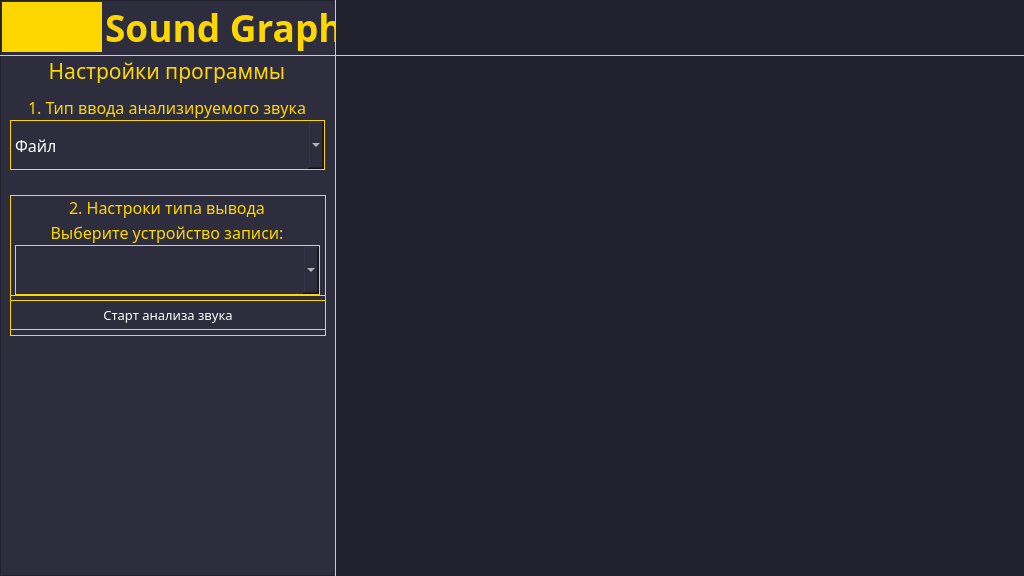
<?xml version="1.0" encoding="UTF-8"?>
<ui version="4.0">
 <class>SG</class>
 <widget class="QMainWindow" name="SG">
  <property name="enabled">
   <bool>true</bool>
  </property>
  <property name="geometry">
   <rect>
    <x>0</x>
    <y>0</y>
    <width>1024</width>
    <height>576</height>
   </rect>
  </property>
  <property name="windowTitle">
   <string>Sound Graph</string>
  </property>
  <property name="styleSheet">
   <string notr="true">background-color: #22222E</string>
  </property>
  <property name="tabShape">
   <enum>QTabWidget::Rounded</enum>
  </property>
  <widget class="QWidget" name="centralwidget">
   <widget class="Line" name="line">
    <property name="geometry">
     <rect>
      <x>0</x>
      <y>55</y>
      <width>1024</width>
      <height>1</height>
     </rect>
    </property>
    <property name="autoFillBackground">
     <bool>false</bool>
    </property>
    <property name="styleSheet">
     <string notr="true">border: 2px solid #FFD700;</string>
    </property>
    <property name="orientation">
     <enum>Qt::Horizontal</enum>
    </property>
   </widget>
   <widget class="QLabel" name="icon">
    <property name="geometry">
     <rect>
      <x>2</x>
      <y>2</y>
      <width>100</width>
      <height>50</height>
     </rect>
    </property>
    <property name="styleSheet">
     <string notr="true">background-color: #FFD700</string>
    </property>
    <property name="text">
     <string/>
    </property>
    <property name="pixmap">
     <pixmap>icon.png</pixmap>
    </property>
    <property name="scaledContents">
     <bool>true</bool>
    </property>
    <property name="alignment">
     <set>Qt::AlignCenter</set>
    </property>
   </widget>
   <widget class="QLabel" name="name">
    <property name="geometry">
     <rect>
      <x>105</x>
      <y>2</y>
      <width>230</width>
      <height>50</height>
     </rect>
    </property>
    <property name="font">
     <font>
      <family>Roboto Slab SemiBold</family>
      <pointsize>28</pointsize>
      <weight>75</weight>
      <bold>true</bold>
     </font>
    </property>
    <property name="styleSheet">
     <string notr="true">color: #FFD700; background-color: #2D2D3D</string>
    </property>
    <property name="text">
     <string>Sound Graph</string>
    </property>
    <property name="alignment">
     <set>Qt::AlignLeading|Qt::AlignLeft|Qt::AlignVCenter</set>
    </property>
   </widget>
   <widget class="QFrame" name="frame">
    <property name="geometry">
     <rect>
      <x>0</x>
      <y>0</y>
      <width>336</width>
      <height>576</height>
     </rect>
    </property>
    <property name="styleSheet">
     <string notr="true">background-color: #2D2D3D</string>
    </property>
    <property name="frameShape">
     <enum>QFrame::StyledPanel</enum>
    </property>
    <property name="frameShadow">
     <enum>QFrame::Raised</enum>
    </property>
    <widget class="QComboBox" name="input_type">
     <property name="geometry">
      <rect>
       <x>10</x>
       <y>120</y>
       <width>315</width>
       <height>50</height>
      </rect>
     </property>
     <property name="font">
      <font>
       <family>Roboto Slab</family>
       <pointsize>12</pointsize>
      </font>
     </property>
     <property name="toolTip">
      <string/>
     </property>
     <property name="layoutDirection">
      <enum>Qt::LeftToRight</enum>
     </property>
     <property name="autoFillBackground">
      <bool>false</bool>
     </property>
     <property name="styleSheet">
      <string notr="true">background-color: #2D2D3D;
border: 1px solid #FFD700;
color: white;
</string>
     </property>
     <property name="editable">
      <bool>false</bool>
     </property>
     <property name="currentText">
      <string>Файл</string>
     </property>
     <property name="currentIndex">
      <number>0</number>
     </property>
     <item>
      <property name="text">
       <string>Файл</string>
      </property>
     </item>
     <item>
      <property name="text">
       <string>Звуки устройства</string>
      </property>
     </item>
    </widget>
    <widget class="QLabel" name="settings_text">
     <property name="geometry">
      <rect>
       <x>2</x>
       <y>58</y>
       <width>330</width>
       <height>25</height>
      </rect>
     </property>
     <property name="font">
      <font>
       <family>Roboto Slab</family>
       <pointsize>16</pointsize>
      </font>
     </property>
     <property name="styleSheet">
      <string notr="true">color: #FFD700; background-color: #2D2D3D</string>
     </property>
     <property name="text">
      <string>Настройки программы</string>
     </property>
     <property name="alignment">
      <set>Qt::AlignCenter</set>
     </property>
    </widget>
    <widget class="QLabel" name="fopt_text">
     <property name="geometry">
      <rect>
       <x>2</x>
       <y>95</y>
       <width>330</width>
       <height>25</height>
      </rect>
     </property>
     <property name="font">
      <font>
       <family>Roboto Slab</family>
       <pointsize>12</pointsize>
      </font>
     </property>
     <property name="styleSheet">
      <string notr="true">color: #FFD700; background-color: #2D2D3D</string>
     </property>
     <property name="text">
      <string>1. Тип ввода анализируемого звука</string>
     </property>
     <property name="alignment">
      <set>Qt::AlignCenter</set>
     </property>
    </widget>
    <widget class="QLabel" name="sopt_text">
     <property name="geometry">
      <rect>
       <x>2</x>
       <y>195</y>
       <width>330</width>
       <height>25</height>
      </rect>
     </property>
     <property name="font">
      <font>
       <family>Roboto Slab</family>
       <pointsize>12</pointsize>
      </font>
     </property>
     <property name="styleSheet">
      <string notr="true">color: #FFD700; background-color: #2D2D3D</string>
     </property>
     <property name="text">
      <string>2. Настроки типа вывода</string>
     </property>
     <property name="alignment">
      <set>Qt::AlignCenter</set>
     </property>
    </widget>
    <widget class="QPushButton" name="path">
     <property name="enabled">
      <bool>true</bool>
     </property>
     <property name="geometry">
      <rect>
       <x>100</x>
       <y>230</y>
       <width>125</width>
       <height>30</height>
      </rect>
     </property>
     <property name="font">
      <font>
       <family>Roboto Slab</family>
       <pointsize>10</pointsize>
      </font>
     </property>
     <property name="styleSheet">
      <string notr="true">QPushButton {
	background-color: #2D2D3D;
	border: 1px solid #FFD700;
	color: white;
}

QPushButton:hover {
	background-color: #B59900;
}

 QPushButton:!hover {
	background-color: #2D2D3D;
}

QPushButton:pressed {
	background-color: #FFD700;
}
</string>
     </property>
     <property name="text">
      <string>Выбрать файл</string>
     </property>
    </widget>
    <widget class="QLabel" name="path_text">
     <property name="geometry">
      <rect>
       <x>15</x>
       <y>265</y>
       <width>45</width>
       <height>25</height>
      </rect>
     </property>
     <property name="font">
      <font>
       <family>Roboto Slab</family>
       <pointsize>12</pointsize>
      </font>
     </property>
     <property name="styleSheet">
      <string notr="true">color: #FFD700; background-color: #2D2D3D</string>
     </property>
     <property name="text">
      <string>Путь:</string>
     </property>
     <property name="alignment">
      <set>Qt::AlignLeading|Qt::AlignLeft|Qt::AlignVCenter</set>
     </property>
    </widget>
    <widget class="QLabel" name="path_ch_text">
     <property name="geometry">
      <rect>
       <x>62</x>
       <y>266</y>
       <width>261</width>
       <height>25</height>
      </rect>
     </property>
     <property name="font">
      <font>
       <underline>true</underline>
      </font>
     </property>
     <property name="styleSheet">
      <string notr="true">color: #FFD700; background-color: #2D2D3D;  text-decoration: underline;</string>
     </property>
     <property name="text">
      <string/>
     </property>
     <property name="alignment">
      <set>Qt::AlignLeading|Qt::AlignLeft|Qt::AlignVCenter</set>
     </property>
    </widget>
    <widget class="QLabel" name="mic_ins">
     <property name="geometry">
      <rect>
       <x>2</x>
       <y>220</y>
       <width>330</width>
       <height>25</height>
      </rect>
     </property>
     <property name="font">
      <font>
       <family>Roboto Slab</family>
       <pointsize>12</pointsize>
      </font>
     </property>
     <property name="styleSheet">
      <string notr="true">color: #FFD700; background-color: #2D2D3D</string>
     </property>
     <property name="text">
      <string>Выберите устройство записи:</string>
     </property>
     <property name="alignment">
      <set>Qt::AlignCenter</set>
     </property>
    </widget>
    <widget class="QComboBox" name="mic_type">
     <property name="geometry">
      <rect>
       <x>15</x>
       <y>245</y>
       <width>305</width>
       <height>50</height>
      </rect>
     </property>
     <property name="font">
      <font>
       <family>Roboto Slab</family>
       <pointsize>12</pointsize>
      </font>
     </property>
     <property name="toolTip">
      <string/>
     </property>
     <property name="layoutDirection">
      <enum>Qt::LeftToRight</enum>
     </property>
     <property name="autoFillBackground">
      <bool>false</bool>
     </property>
     <property name="styleSheet">
      <string notr="true">background-color: #2D2D3D;
border: 1px solid #FFD700;
color: white;
</string>
     </property>
     <property name="editable">
      <bool>false</bool>
     </property>
     <property name="currentText">
      <string/>
     </property>
     <property name="currentIndex">
      <number>-1</number>
     </property>
    </widget>
    <widget class="QPushButton" name="start_sound">
     <property name="enabled">
      <bool>true</bool>
     </property>
     <property name="geometry">
      <rect>
       <x>15</x>
       <y>300</y>
       <width>150</width>
       <height>30</height>
      </rect>
     </property>
     <property name="font">
      <font>
       <family>Roboto Slab</family>
       <pointsize>10</pointsize>
      </font>
     </property>
     <property name="styleSheet">
      <string notr="true">QPushButton {
	background-color: #2D2D3D;
	border: 1px solid #FFD700;
	color: white;
}

QPushButton:hover {
	background-color: #B59900;
}

 QPushButton:!hover {
	background-color: #2D2D3D;
}

QPushButton:pressed {
	background-color: #FFD700;
}
</string>
     </property>
     <property name="text">
      <string>Старт</string>
     </property>
    </widget>
    <widget class="QPushButton" name="stop_sound">
     <property name="enabled">
      <bool>true</bool>
     </property>
     <property name="geometry">
      <rect>
       <x>170</x>
       <y>300</y>
       <width>150</width>
       <height>30</height>
      </rect>
     </property>
     <property name="font">
      <font>
       <family>Roboto Slab</family>
       <pointsize>10</pointsize>
      </font>
     </property>
     <property name="styleSheet">
      <string notr="true">QPushButton {
	background-color: #2D2D3D;
	border: 1px solid #FFD700;
	color: white;
}

QPushButton:hover {
	background-color: #B59900;
}

 QPushButton:!hover {
	background-color: #2D2D3D;
}

QPushButton:pressed {
	background-color: #FFD700;
}
</string>
     </property>
     <property name="text">
      <string>Стоп</string>
     </property>
    </widget>
    <widget class="QPushButton" name="start_graphing">
     <property name="enabled">
      <bool>true</bool>
     </property>
     <property name="geometry">
      <rect>
       <x>10</x>
       <y>300</y>
       <width>316</width>
       <height>30</height>
      </rect>
     </property>
     <property name="font">
      <font>
       <family>Roboto Slab</family>
       <pointsize>10</pointsize>
      </font>
     </property>
     <property name="styleSheet">
      <string notr="true">QPushButton {
	background-color: #2D2D3D;
	border: 1px solid #FFD700;
	color: white;
}

QPushButton:hover {
	background-color: #B59900;
}

 QPushButton:!hover {
	background-color: #2D2D3D;
}

QPushButton:pressed {
	background-color: #FFD700;
}
</string>
     </property>
     <property name="text">
      <string>Старт анализа звука</string>
     </property>
    </widget>
   </widget>
   <widget class="Line" name="line_2">
    <property name="geometry">
     <rect>
      <x>10</x>
      <y>195</y>
      <width>315</width>
      <height>1</height>
     </rect>
    </property>
    <property name="autoFillBackground">
     <bool>false</bool>
    </property>
    <property name="styleSheet">
     <string notr="true">border: 1px solid #FFD700;</string>
    </property>
    <property name="orientation">
     <enum>Qt::Horizontal</enum>
    </property>
   </widget>
   <widget class="Line" name="line_3">
    <property name="geometry">
     <rect>
      <x>10</x>
      <y>195</y>
      <width>1</width>
      <height>100</height>
     </rect>
    </property>
    <property name="autoFillBackground">
     <bool>false</bool>
    </property>
    <property name="styleSheet">
     <string notr="true">border: 1px solid #FFD700;</string>
    </property>
    <property name="orientation">
     <enum>Qt::Vertical</enum>
    </property>
   </widget>
   <widget class="Line" name="line_4">
    <property name="geometry">
     <rect>
      <x>325</x>
      <y>195</y>
      <width>1</width>
      <height>100</height>
     </rect>
    </property>
    <property name="autoFillBackground">
     <bool>false</bool>
    </property>
    <property name="styleSheet">
     <string notr="true">border: 1px solid #FFD700;</string>
    </property>
    <property name="orientation">
     <enum>Qt::Vertical</enum>
    </property>
   </widget>
   <widget class="Line" name="line_5">
    <property name="geometry">
     <rect>
      <x>10</x>
      <y>295</y>
      <width>316</width>
      <height>1</height>
     </rect>
    </property>
    <property name="autoFillBackground">
     <bool>false</bool>
    </property>
    <property name="styleSheet">
     <string notr="true">border: 1px solid #FFD700;</string>
    </property>
    <property name="orientation">
     <enum>Qt::Horizontal</enum>
    </property>
   </widget>
   <widget class="Line" name="line_6">
    <property name="geometry">
     <rect>
      <x>10</x>
      <y>295</y>
      <width>1</width>
      <height>40</height>
     </rect>
    </property>
    <property name="autoFillBackground">
     <bool>false</bool>
    </property>
    <property name="styleSheet">
     <string notr="true">border: 1px solid #FFD700;</string>
    </property>
    <property name="orientation">
     <enum>Qt::Vertical</enum>
    </property>
   </widget>
   <widget class="Line" name="line_7">
    <property name="geometry">
     <rect>
      <x>325</x>
      <y>295</y>
      <width>1</width>
      <height>40</height>
     </rect>
    </property>
    <property name="autoFillBackground">
     <bool>false</bool>
    </property>
    <property name="styleSheet">
     <string notr="true">border: 1px solid #FFD700;</string>
    </property>
    <property name="orientation">
     <enum>Qt::Vertical</enum>
    </property>
   </widget>
   <widget class="Line" name="line_8">
    <property name="geometry">
     <rect>
      <x>10</x>
      <y>335</y>
      <width>316</width>
      <height>1</height>
     </rect>
    </property>
    <property name="autoFillBackground">
     <bool>false</bool>
    </property>
    <property name="styleSheet">
     <string notr="true">border: 1px solid #FFD700;</string>
    </property>
    <property name="orientation">
     <enum>Qt::Horizontal</enum>
    </property>
   </widget>
   <widget class="Line" name="line_9">
    <property name="geometry">
     <rect>
      <x>335</x>
      <y>0</y>
      <width>1</width>
      <height>577</height>
     </rect>
    </property>
    <property name="autoFillBackground">
     <bool>false</bool>
    </property>
    <property name="styleSheet">
     <string notr="true">border: 1px solid #FFD700;</string>
    </property>
    <property name="orientation">
     <enum>Qt::Vertical</enum>
    </property>
   </widget>
   <zorder>frame</zorder>
   <zorder>line</zorder>
   <zorder>icon</zorder>
   <zorder>name</zorder>
   <zorder>line_2</zorder>
   <zorder>line_3</zorder>
   <zorder>line_4</zorder>
   <zorder>line_5</zorder>
   <zorder>line_6</zorder>
   <zorder>line_7</zorder>
   <zorder>line_8</zorder>
   <zorder>line_9</zorder>
  </widget>
 </widget>
 <resources/>
 <connections/>
</ui>
